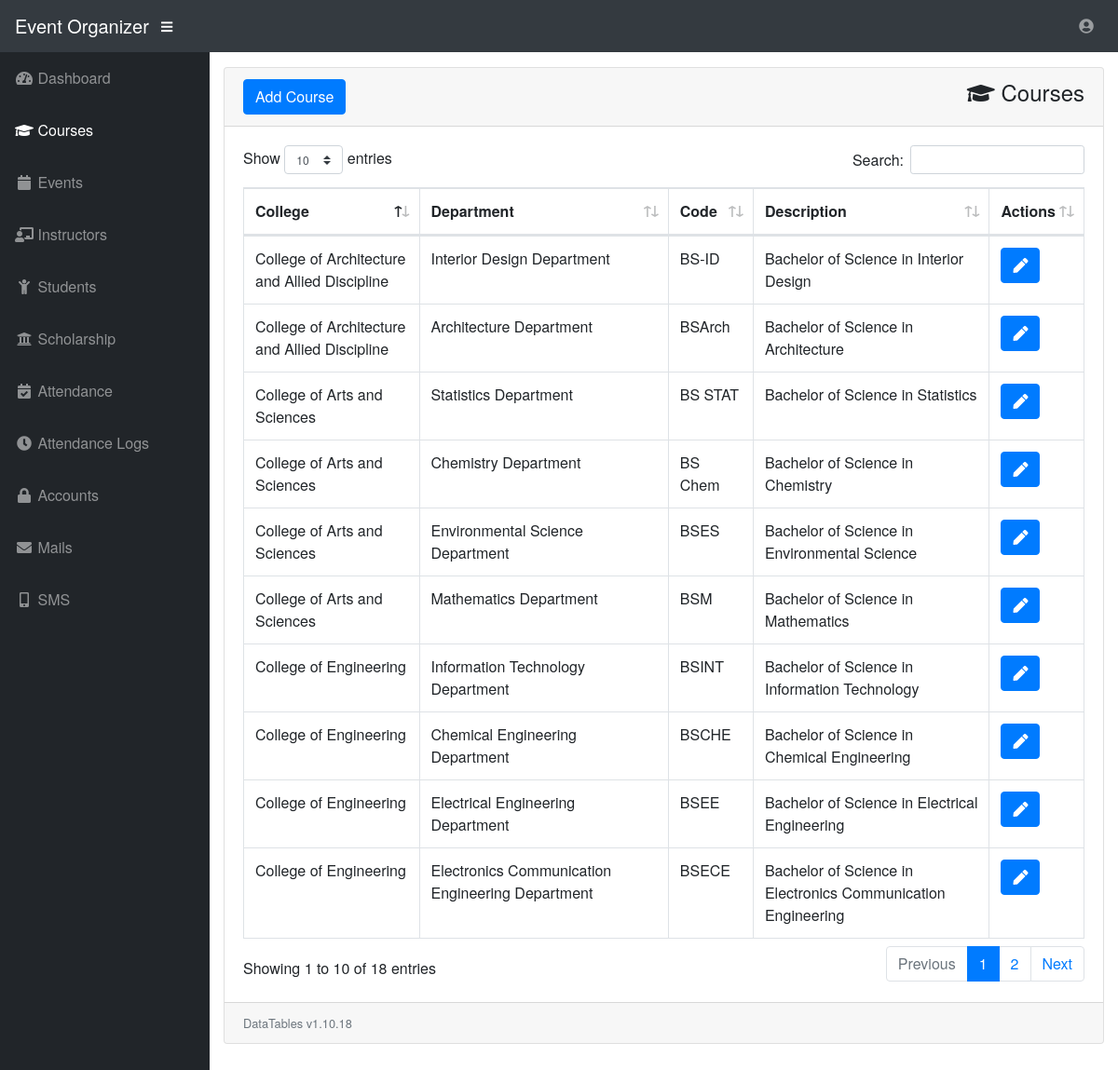
The page /eorg/course.php (signed in) on the database its author committed.
### tables this page shows
CREATE TABLE IF NOT EXISTS `tbl_course` (
  `id` int(11) NOT NULL AUTO_INCREMENT,
  `college` varchar(100) NOT NULL,
  `department` varchar(100) NOT NULL,
  `course_code` varchar(20) NOT NULL,
  `course_desc` varchar(500) NOT NULL,
  `date_created` datetime NOT NULL DEFAULT CURRENT_TIMESTAMP,
  PRIMARY KEY (`id`)
);

### eorg/model/dbconn.php (called while the page is built, shortened)
<?php
function OpenConn()
    {
        $server = 'localhost';
        $user = 'root';
        $pass = '';
        $dbase = 'epiz_23357863_dborg';
        $dbconn = new mysqli($server,$user,$pass,$dbase) or die("Connection failed: %s\n".$dbconn -> error);
        return $dbconn;
    }
?>

### eorg/course.php (the view, shortened to what this page needs)
<?php
require('layout/header.php');
?>
<div id="content-wrapper">
  <div class="container-fluid">
    <div class="card mb-3">
      <div class="card-header">
        <div style="float:left;">
          <button data-toggle="modal" data-target="#addCourse" class="btn btn-primary">Add Course</button>
        </div>
        <div style="float:right;">
          <h4><span class="fa fa-graduation-cap"></span> Courses</h4>
        </div>
      </div>
      <div class="card-body">
        <div class="table-responsive">
          <table class="table table-bordered" id="dataTable" width="100%" cellspacing="0">
            <thead>
              <tr>
                <th>College</th>
                <th>Department</th>
                <th>Code</th>
                <th>Description</th>
                <th>Actions</th>
              </tr>
            </thead>
            <tbody>
              <?php
              $getCourses = "SELECT DISTINCT id,college,department, course_code,course_desc FROM tbl_course ORDER BY id DESC";
              $result = OpenConn()->query($getCourses);
              if ($result->num_rows > 0) {
                while ($row = $result->fetch_assoc()) {
                  $id = $row['id'];
                  $coursecode = $row['course_code'];
                  $coursedesc = $row['course_desc'];
                  $college = $row['college'];
                  $department = $row['department'];
                  ?>
                  <tr>
                    <td><?php echo $college; ?></td>
                    <td><?php echo $department; ?></td>
                    <td><?php echo $coursecode; ?></td>
                    <td><?php echo $coursedesc; ?></td>
                    <td>
                      <button type="button" data-toggle="modal" data-target="#updatecode<?php echo $id; ?>" class="btn btn-primary"><span class="fa fa-pen"></span></button>
                    </td>
                  </tr>
                  <?php
                }
              }
              ?>
            </tbody>
          </table>
        </div>
      </div>
      <div class="card-footer small text-muted">DataTables v1.10.18</div>
    </div>
  </div>
  <?php require('layout/footer.php'); ?>

### eorg/css/sb-admin.css (style rules this page uses)
html { position: relative; min-height: 100%; }
body { height: 100%; }
#wrapper #content-wrapper { overflow-x: hidden; width: 100%; padding-top: 1rem; padding-bottom: 80px; }
:root { --input-padding-x: 0.75rem; --input-padding-y: 0.75rem; }

### eorg/css/style.css (style rules this page uses)
body, html { padding: 0; margin: 0; font-family: 'Helvetica Neue', 'Calibri', Arial, sans-serif; height: 100%; }

### rows shown on the page
tbl_course: college "College of Arts and Sciences", department "Statistics Department", course_code "BS STAT", course_desc "Bachelor of Science in Statistics"
tbl_course: college "College of Arts and Sciences", department "Chemistry Department", course_code "BS Chem", course_desc "Bachelor of Science in Chemistry"
tbl_course: college "College of Arts and Sciences", department "Environmental Science Department", course_code "BSES", course_desc "Bachelor of Science in Environmental Science"
tbl_course: college "College of Arts and Sciences", department "Mathematics Department", course_code "BSM", course_desc "Bachelor of Science in Mathematics"
tbl_course: college "College of Architecture and Allied Discipline", department "Interior Design Department", course_code "BS-ID", course_desc "Bachelor of Science in Interior Design"
tbl_course: college "College of Architecture and Allied Discipline", department "Architecture Department", course_code "BSArch", course_desc "Bachelor of Science in Architecture"
tbl_course: college "College of Engineering", department "Information Technology Department", course_code "BSINT", course_desc "Bachelor of Science in Information Technology"
tbl_course: college "College of Engineering", department "Chemical Engineering Department", course_code "BSCHE", course_desc "Bachelor of Science in Chemical Engineering"
tbl_course: college "College of Engineering", department "Electrical Engineering Department", course_code "BSEE", course_desc "Bachelor of Science in Electrical Engineering"
tbl_course: college "College of Engineering", department "Electronics Communication Engineering Department", course_code "BSECE", course_desc "Bachelor of Science in Electronics Communication Engineering"
